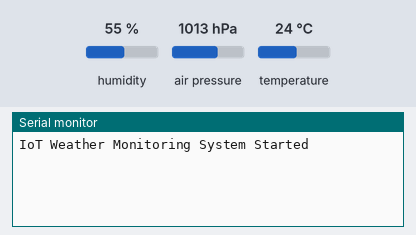
Bench run of a sketch on a simulated ESP8266 (NodeMCU). Shown: the last lines printed to the serial monitor. Inputs (shaded band) come from the test bench; at power-on: humidity 55 %, air pressure 1013 hPa, temperature 24 °C. WiFi joins after 1.5 s; servers stay silent unless stated.

Above: at 3.0 s.
3.1 s: humidity set to 22 %
At 5.0 s:
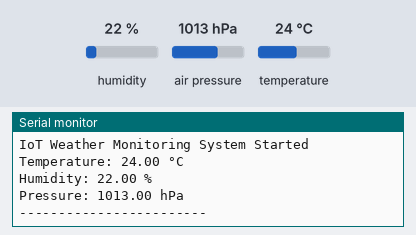
5.3 s: air pressure set to 952 hPa
At 6.4 s:
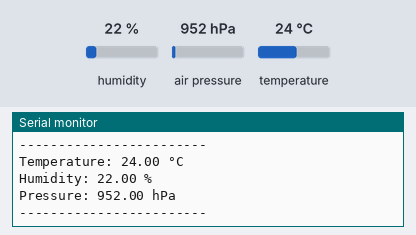
6.8 s: temperature set to 12 °C
8.3 s: air pressure set to 975 hPa
9.8 s: humidity set to 40 %
At 10.6 s:
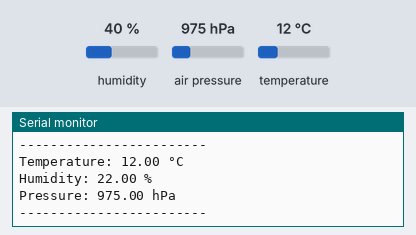
Timing chart, 0 to 12.3 s (numbered marks = the images above; inputs shaded):
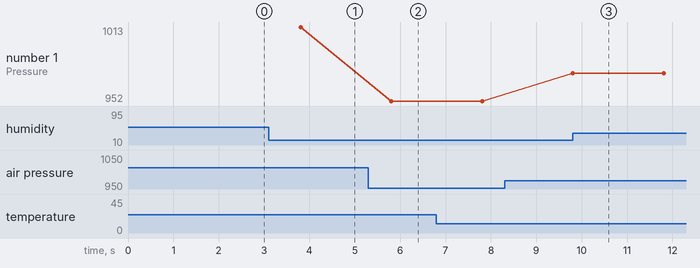

Measured:
- after the input at 3.1 s, the serial monitor: prints a new line after 0.71 s (image 1)
- after the input at 5.3 s, the serial monitor: prints a new line after 0.51 s (image 2)
- plotted number 1: 1013 → 952 after the input at 5.3 s

The sketch:

iot_weather_monitoring_system.ino
```cpp
#define BLYNK_TEMPLATE_ID "TMPL3cax_drCN"
#define BLYNK_TEMPLATE_NAME "IoT Weather Monitoring"
#define BLYNK_AUTH_TOKEN "FX8VXyOC4kDdAVi3put3utpo4-ghXoF7"

#include <ESP8266WiFi.h>
#include <BlynkSimpleEsp8266.h>
#include <Wire.h>
#include <Adafruit_Sensor.h>
#include <Adafruit_BMP280.h>
#include <DHT.h>

char ssid[] = "Redmi";
char pass[] = "123456789";

#define DHT_PIN D1
#define DHT_TYPE DHT22

DHT dht(DHT_PIN, DHT_TYPE);

Adafruit_BMP280 bmp;

BlynkTimer timer;

void sendSensorData() {

  float humidity = dht.readHumidity();
  float temperature = dht.readTemperature();

  if (isnan(humidity) || isnan(temperature)) {
    Serial.println("Failed to read from DHT sensor!");
    return;
  }

  float pressure = bmp.readPressure() / 100.0;

  Serial.print("Temperature: ");
  Serial.print(temperature);
  Serial.println(" °C");

  Serial.print("Humidity: ");
  Serial.print(humidity);
  Serial.println(" %");

  Serial.print("Pressure: ");
  Serial.print(pressure);
  Serial.println(" hPa");

  Serial.println("------------------------");

  Blynk.virtualWrite(V0, temperature);
  Blynk.virtualWrite(V1, humidity);
  Blynk.virtualWrite(V2, pressure);
}

void setup() {

  Serial.begin(115200);

  dht.begin();

  if (!bmp.begin()) {
    Serial.println("BMP280 sensor not found!");
    while (1);
  }

  Blynk.begin(BLYNK_AUTH_TOKEN, ssid, pass);

  timer.setInterval(2000L, sendSensorData);

  Serial.println("IoT Weather Monitoring System Started");
}

void loop() {

  Blynk.run();
  timer.run();
}
```
